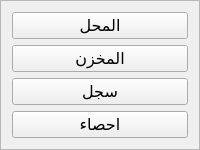
     <widget class="QFrame" name="frame">
      <property name="font">
       <font>
        <pointsize>22</pointsize>
       </font>
      </property>
      <property name="frameShape">
       <enum>QFrame::StyledPanel</enum>
      </property>
      <property name="frameShadow">
       <enum>QFrame::Raised</enum>
      </property>
      <layout class="QGridLayout" name="gridLayout">
       <item row="5" column="0">
        <widget class="QPushButton" name="manque">
         <property name="font">
          <font>
           <pointsize>12</pointsize>
          </font>
         </property>
         <property name="text">
          <string>احصاء</string>
         </property>
         <property name="icon">
          <iconset>
           <normaloff>../../espace de programmation/qt disigner  project/qt project/icons/analyse.png</normaloff>../../espace de programmation/qt disigner  project/qt project/icons/analyse.png</iconset>
         </property>
        </widget>
       </item>
       <item row="0" column="0">
        <widget class="QPushButton" name="store">
         <property name="font">
          <font>
           <pointsize>12</pointsize>
          </font>
         </property>
         <property name="text">
          <string>المحل</string>
         </property>
         <property name="icon">
          <iconset>
           <normaloff>../../espace de programmation/qt disigner  project/qt project/icons/profit.png</normaloff>../../espace de programmation/qt disigner  project/qt project/icons/profit.png</iconset>
         </property>
        </widget>
       </item>
       <item row="2" column="0">
        <widget class="QPushButton" name="historique">
         <property name="font">
          <font>
           <pointsize>12</pointsize>
          </font>
         </property>
         <property name="text">
          <string>سجل</string>
         </property>
         <property name="icon">
          <iconset>
           <normaloff>../../espace de programmation/qt disigner  project/qt project/icons/shop.png</normaloff>../../espace de programmation/qt disigner  project/qt project/icons/shop.png</iconset>
         </property>
        </widget>
       </item>
       <item row="1" column="0">
        <widget class="QPushButton" name="base">
         <property name="font">
          <font>
           <pointsize>12</pointsize>
          </font>
         </property>
         <property name="text">
          <string>المخزن</string>
         </property>
         <property name="icon">
          <iconset>
           <normaloff>../../espace de programmation/qt disigner  project/qt project/icons/database.png</normaloff>../../espace de programmation/qt disigner  project/qt project/icons/database.png</iconset>
         </property>
        </widget>
       </item>
      </layout>
     </widget>
